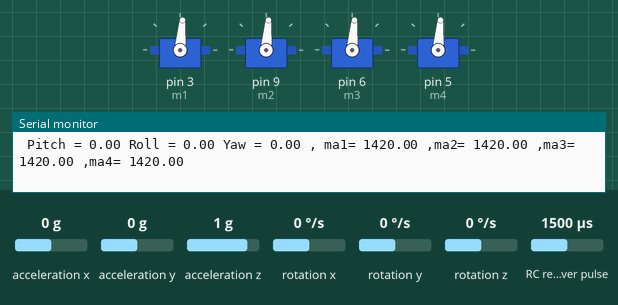
Recording of a sketch running on a simulated Arduino Uno, built with avr-gcc and run on an emulated ATmega328P. Shown: 4 × servo, the last lines printed to the serial monitor. Wiring (inferred from the names in the program): RC receiver channel: data A2. The test bench sets the inputs (shaded band); at power-on: rotation x 0 °/s, RC receiver pulse 1500 µs, rotation y 0 °/s, acceleration x 0 g, acceleration y 0 g, acceleration z 1 g, rotation z 0 °/s.

Above: at 10.2 s.
10.3 s: rotation x set to -192 °/s
At 10.71 s:
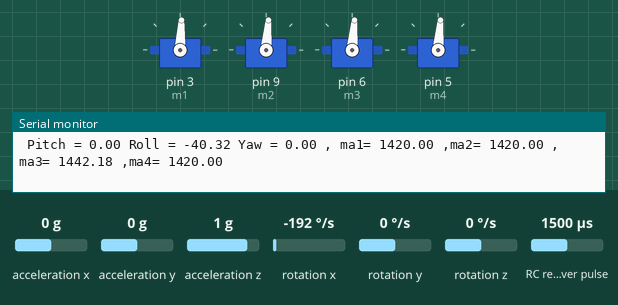
13.3 s: RC receiver pulse (sensor on A2) set to 1250 µs
At 14.9 s:
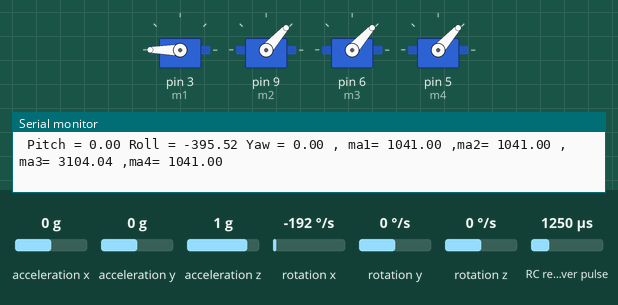
16.3 s: rotation y set to -192 °/s
At 17.87 s:
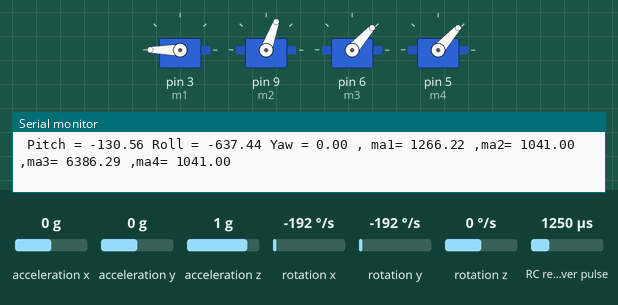
19.3 s: RC receiver pulse (sensor on A2) set to 1750 µs
At 20.6 s:
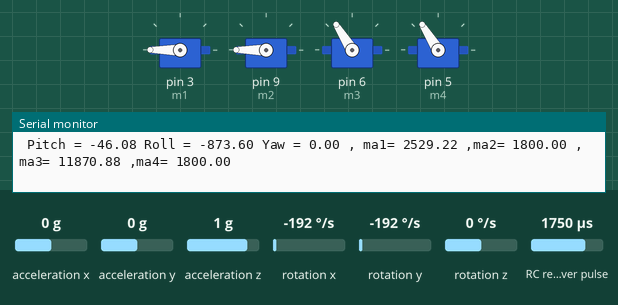
22.3 s: rotation y set to 100 °/s
At 24.7 s:
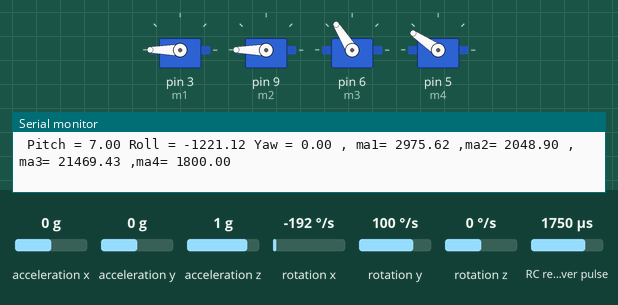
25.3 s: RC receiver pulse (sensor on A2) set to 1980 µs
At 26.6 s:
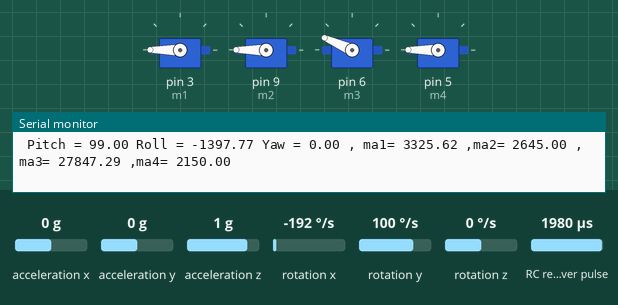
Timing chart, 0 to 37.6 s (numbered marks = the images above; inputs shaded):
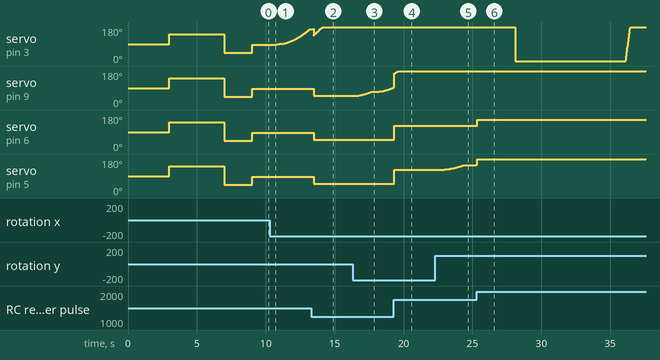

Measured:
- after the input at 10.3 s, servo on pin 3 (m1): moves from 85° to 169° over 2.7 s, starting after 0.21 s
- after the input at 13.3 s, servo on pin 9 (m2), servo on pin 6 (m3), servo on pin 5 (m4): 85° → 48° after 0.17 s
- after the input at 16.3 s, servo on pin 9 (m2): moves from 48° to 93° over 2.8 s, starting after 0.17 s
- after the input at 19.3 s, servo on pin 6 (m3), servo on pin 5 (m4): 48° → 122° at once
- after the input at 22.3 s, servo on pin 5 (m4): moves from 122° to 149° over 2.5 s, starting after 0.39 s
- after the input at 25.3 s, servo on pin 6 (m3): 122° → 156° at once

The sketch:

dorenalltogether.ino
```cpp
#include <Servo.h>
#include<Wire.h>
const int MPU = 0x68;
Servo m1;
Servo m2;
Servo m3;
Servo m4;
int ch1, ch2, ch3, ch4, ch5, ch6;
int cha1 = A0;
int cha2 = A1;
int cha3 = A2;
int cha4 = A3;
int cha5 = 12;
int cha6 = 13;
int motval = 0;
float add1 = 0;
float add2 = 0;
float add3 = 0;
float add4 = 0;
int mv1 = 1000, mv2 = 1000, mv3 = 1000, mv4 = 1000;
String state;
int avg;
int State = 0;
int no = 100;
#include <Wire.h>
#include <MPU6050.h>
int pitchaccel;
int rollaccel;
MPU6050 mpu;
int avgaccelpitch, avgaccelroll;
unsigned long timer = 0;
float timeStep = 0.01;
float pitch = 0;
float roll = 0;
float yaw = 0;
int count = 0;
void setup() {
  delay(3000);
  Serial.begin(115200);
  Serial.println("Initialize MPU6050");
  while (!mpu.begin(MPU6050_SCALE_2000DPS, MPU6050_RANGE_2G)) {
    Serial.println("Could not find a valid MPU6050 sensor, check wiring!");
    delay(500);
  }
  pinMode(cha1, INPUT);
  pinMode(cha2, INPUT);
  pinMode(cha3, INPUT);
  pinMode(cha4, INPUT);
  pinMode(cha5, INPUT);
  pinMode(cha6, INPUT);
  m1.attach(3);
  m2.attach(9);
  m3.attach(6);
  m4.attach(5);
  m1.writeMicroseconds(2000);
  m2.writeMicroseconds(2000);
  m3.writeMicroseconds(2000);
  m4.writeMicroseconds(2000);
  delay(4000);
  m1.writeMicroseconds(1000);
  m2.writeMicroseconds(1000);
  m3.writeMicroseconds(1000);
  m4.writeMicroseconds(1000);
  delay(2000);
  m1.writeMicroseconds(1000);
  m2.writeMicroseconds(1000);
  m3.writeMicroseconds(1000);
  m4.writeMicroseconds(1000);
  mpu.calibrateGyro();

  // Set threshold sensivty. Default 3.
  // If you don't want use threshold, comment this line or set 0.
  mpu.setThreshold(3);

}
int basevall = 0;
void loop() {
  ch3 = pulseIn(cha3, HIGH);
  basevall = map(ch3, 1224, 1882, 1000, 2000);
if(basevall<900){
    m2.writeMicroseconds(0);
    m4.writeMicroseconds(0);
    m1.writeMicroseconds(0);
    m3.writeMicroseconds(0);
    delay(1000000);
}
  hover(basevall);
}

void readaccelval() {
  Vector normAccel = mpu.readNormalizeAccel();

  // Calculate Pitch & Roll
  pitchaccel = -(atan2(normAccel.XAxis, sqrt(normAccel.YAxis * normAccel.YAxis + normAccel.ZAxis * normAccel.ZAxis)) * 180.0) / M_PI;
  rollaccel = (atan2(normAccel.YAxis, normAccel.ZAxis) * 180.0) / M_PI;
  if (rollaccel < (0)) {
    rollaccel = map(rollaccel, -178, -85, 0, -85);
  }
  else {
    rollaccel = map(rollaccel, 178, 85, 0, 85);
  }
}

void readgyro() {
  timer = millis();
  count = count + 1;
  if (count % 100 == 0) {
    int avgr = 0;
    int avgp = 0;
    for (int x = 0; x < 100; x++) {
      readaccelval();
      avgr += rollaccel;
      avgp += pitchaccel;
    }
    avgr = avgr / 100;
    avgp = avgp / 100;
    Serial.print("AVERAGE=");
    Serial.print(avgr);
    Serial.print("<--roll,pitch->>");
    Serial.print(avgp);
    if (avgr < 1 && avgr > -1) {
      roll = 0;
    }
    if (avgp < 1 && avgp > -1) {
      pitch = 0;
    }
    return;
  }
  // Read normalized values
  Vector norm = mpu.readNormalizeGyro();

  // Calculate Pitch, Roll and Yaw
  pitch = (pitch + norm.YAxis * timeStep);
  roll = (roll + norm.XAxis * timeStep);
  yaw = yaw + norm.ZAxis * timeStep;
  // Output raw
  Serial.print(" Pitch = ");
  Serial.print(pitch);
  Serial.print(" Roll = ");
  Serial.print(roll);
  Serial.print(" Yaw = ");
  Serial.print(yaw);
  Serial.print(" , ");

  // Wait to full timeStep period
  delay((timeStep * 1000) - (millis() - timer));
}
void hover(int Speed) {
  readgyro();
  float add;
  if (pitch < 0) {
    add = -(pitch/20);
    add1 += add;
  }
  if (pitch > 0) {
    add =pitch/20;
    add2 += add;
  }
  if (roll < 0) {
    add = -(roll/20);
    add3 += add;
  }
  if (roll > 0) {
    add = roll/20;
    add4 += add;
  }
    m2.writeMicroseconds(Speed + add1);
    m4.writeMicroseconds(Speed + add2);
    m1.writeMicroseconds(Speed + add3);
    m3.writeMicroseconds(Speed + add4);
  Serial.print("ma1= ");
  Serial.print(Speed + add1);
  Serial.print(" ,ma2= ");
  Serial.print(Speed + add2);
  Serial.print(" ,ma3= ");
  Serial.print(Speed + add3);
  Serial.print(" ,ma4= ");
  Serial.println(Speed + add4);

}
```
